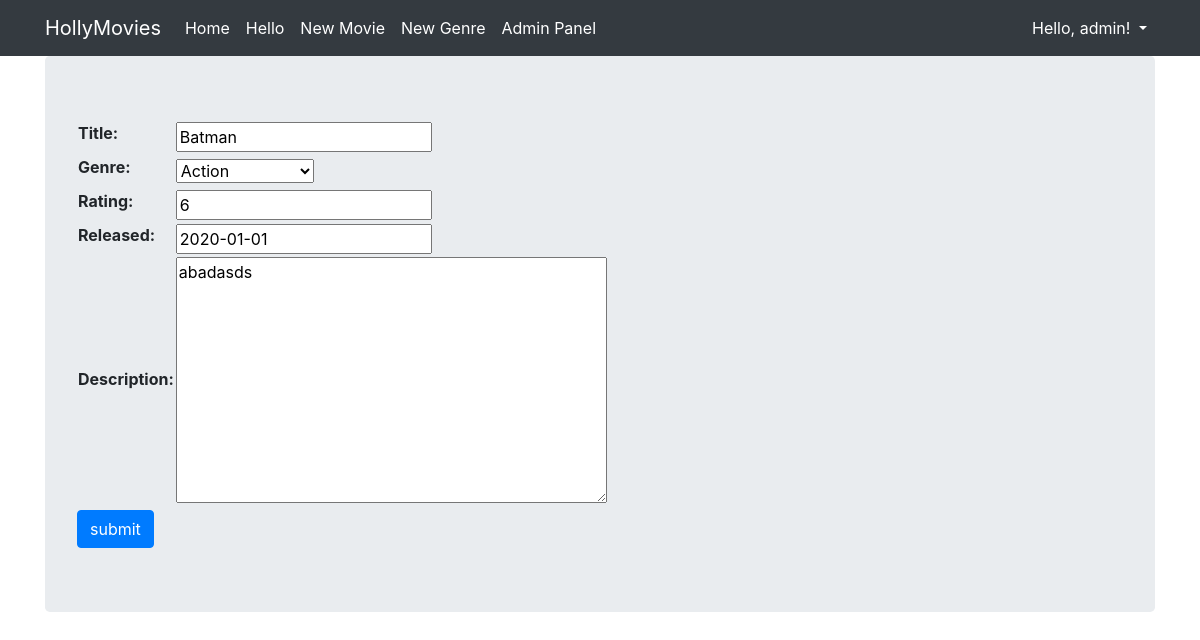
The page /movie/update/5 (signed in) on the database its author committed.
### viewer/models.py (models this page shows, shortened)
class Movie(Model):
  title = CharField(max_length=128)
  genre = ForeignKey(Genre, on_delete=DO_NOTHING)
  rating = IntegerField()
  released = DateField()
  description = TextField()
  created = DateTimeField(auto_now_add=True)

### viewer/views.py (the view, shortened to what this page needs)
# urls.py: path('movie/update/<pk>', MovieUpdateView.as_view(), name='movie_update'),
class MovieUpdateView(LoginRequiredMixin, PermissionRequiredMixin, UpdateView, StaffRequiredMixin):
  template_name = 'viewer/form.html'
  model = Movie
  form_class = MovieForm
  success_url = reverse_lazy('movies')
  permission_required = 'viewer.change_movie'

### viewer/forms.py
class MovieForm(ModelForm):
    class Meta:
        model = Movie
        fields = "__all__"

### viewer/models.py (called while the page is built)
  def __str__(self):
    return self.name

### viewer/templates/viewer/form.html (shortened to what this page needs)
{% extends "viewer/base.html" %}
{% block content %}
<form method="post">
      <table>{{form}}</table>
      <input type="submit" value="submit" class="btn btn-primary">
</form>
{% endblock %}

### viewer/templates/viewer/base.html (shortened to what this page needs)
<!DOCTYPE html>
<html lang="en">
<head>
    <link rel="stylesheet" href="https://stackpath.bootstrapcdn.com/bootstrap/4.2.1/css/bootstrap.min.css">
</head>
<body>
<nav class="navbar navbar-expand-lg navbar-dark bg-dark">
    <div class="container fixed">
        <a class="navbar-brand" href="/">HollyMovies</a>
        <div class="collapse navbar-collapse" id="navbarNavAltMarkup">
          <div class="navbar-nav">
            <a class="nav-item nav-link active" href=" {% url 'movies' %}">
              Home
            </a>
            <a class="nav-item nav-link active" href="{% url 'hello' 'creepy' %}?s1=wonderful">
                Hello
            </a>
          <a class="nav-item nav-link active" href="{% url 'movie_create'  %}">
                New Movie
             </a>
              <a class="nav-item nav-link active" href="{% url 'new_genre'  %}">
                New Genre
             </a>
              <a class="nav-item nav-link active" href="/admin">
                Admin Panel
             </a>
          </div>
        </div>
        <div class="navbar-nav ml-auto">
          <div class="nav-item dropdown">
            {% if user.is_authenticated %}
              <a class="nav-link active dropdown-toggle" href="#" data-toggle="dropdown">
                {% if user.first_name %}Hello, {{ user.first_name }}!
                {% else %}Hello, {{ user.username }}!{% endif %}
              </a>
            {% endif %}
          </div>
          </div>
    </div>
</nav>
<div class="container">
  <div class="jumbotron">
    {% block content %}{% endblock %}
  </div>
</div>
</body>
</html>

### rows shown on the page
Movie: title "Batman", genre "Action", rating "6", released "2020-01-01", description "abadasds"

### other values the page prints
{{ user.username }} "admin"
